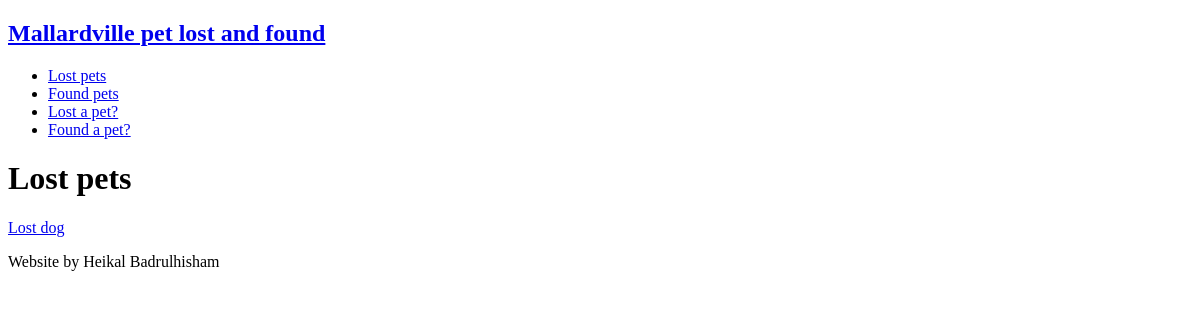
The app's page /post/lost/, older data.
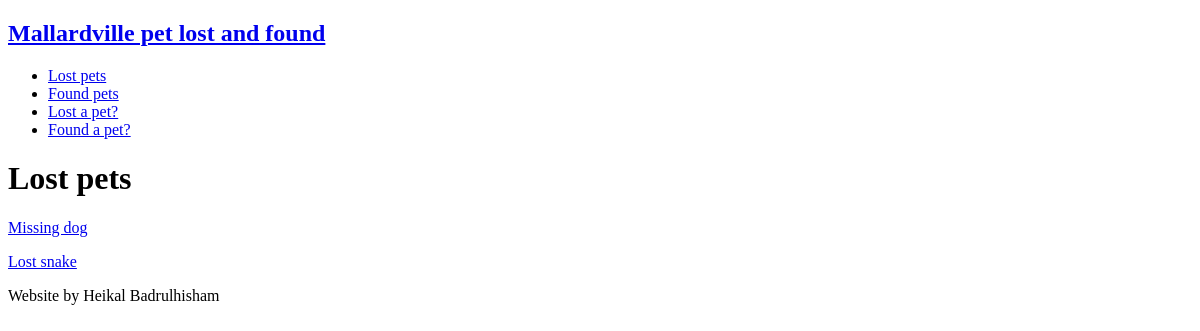
The same page, newer data.
### posts/models.py (models this page shows)
class Post(models.Model):
    title = models.CharField(max_length=80)
    picture = models.FileField(upload_to='uploads/', blank=True, null=True)
    description = models.TextField(null=True)
    email = models.EmailField(blank=True, null=True)
    phone = models.CharField(max_length=80, blank=True, null=True)
    date_posted = models.DateField(auto_now=True)
    award = models.DecimalField(max_digits=100, decimal_places=2, blank=True,
                                null=True, default=0.00)
    def get_absolute_url(self):
        return reverse('post-detail', kwargs={'id': self.id})

class LostPost(Post):
    pass

class Post(models.Model):
    title = models.CharField(max_length=80)
    picture = models.FileField(upload_to='uploads/', blank=True, null=True)
    description = models.TextField(null=True)
    email = models.EmailField(blank=True, null=True)
    phone = models.CharField(max_length=80, blank=True, null=True)
    date_posted = models.DateField(auto_now=True)
    award = models.DecimalField(max_digits=100, decimal_places=2, blank=True,
                                null=True, default=0.00)
    def get_absolute_url(self):
        return reverse('post-detail', kwargs={'id': self.id})

### posts/views.py (the view)
# urls.py: path('lost/', lost_post_list_view, name='lost-post-list'),
def lost_post_list_view(request):
    heading = 'Lost pets'
    return post_list_view(request, LostPost, heading)

### posts/views.py (called while the page is built)
def post_list_view(request, PostClass, heading):
    queryset = PostClass.objects.all()
    context = {'posts': queryset, 'heading': heading}
    return render(request, 'posts/post_list.html', context)

### posts/templates/posts/post_list.html
{% extends 'base.html' %}
{% block content %}
<h1>{{ heading }}</h1>
{% for post in posts %}
    <a href="{{ post.get_absolute_url }}"><p>{{ post.title }}</p></a>
{% endfor %}
{% endblock %}

Row changes from the older to the newer data that the page shows:
changed through a linked row, LostPost: title "Lost dog" → "Missing dog"
added LostPost: title "Lost snake"
